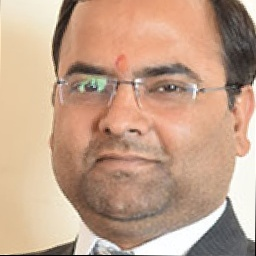
#> input picture media/1.jpg, 256 x 256 px
$ python -i skin.py   (imports and definitions only)
#> lines starting #> are read from the running program, lines starting #| are printed output that depends on the picture; after the words box and inside, x2 and y2 are one past the last pixel; in counts of white or black regions, pixels touching at a corner belong together
import numpy as np
import cv2
from sklearn.cluster import KMeans
from collections import Counter
import imutils
import math
import pprint
from matplotlib import pyplot as plt
from PIL import Image, ImageOps

def extractSkin(image):

  # Taking a copy of the image
    img =  image.copy()
  # Converting from BGR Colours Space to HSV
    img =  cv2.cvtColor(img,cv2.COLOR_BGR2HSV)

  # Defining HSV Threadholds
    lower_threshold = np.array([0, 48, 80], dtype=np.uint8)
    upper_threshold = np.array([20, 255, 255], dtype=np.uint8)

  # Single Channel mask,denoting presence of colours in the about threshold
    skinMask = cv2.inRange(img,lower_threshold,upper_threshold)

  # Cleaning up mask using Gaussian Filter
    skinMask = cv2.GaussianBlur(skinMask,(3,3),0)

  # Extracting skin from the threshold mask
    skin  =  cv2.bitwise_and(img,img,mask=skinMask)

  # Return the Skin image
    return cv2.cvtColor(skin,cv2.COLOR_HSV2BGR)

def removeBlack(estimator_labels, estimator_cluster):

  # Check for black
    hasBlack = False

  # Get the total number of occurance for each color
    occurance_counter = Counter(estimator_labels)


  # Quick lambda function to compare to lists
    compare = lambda x, y: Counter(x) == Counter(y)

  # Loop through the most common occuring color
    for x in occurance_counter.most_common(len(estimator_cluster)):
        color = [int(i) for i in estimator_cluster[x[0]].tolist() ]
        if compare(color , [0,0,0]) == True:
            del occurance_counter[x[0]]
      # remove the cluster
            hasBlack = True
            estimator_cluster = np.delete(estimator_cluster,x[0],0)
            break


    return (occurance_counter,estimator_cluster,hasBlack)

def getColorInformation(estimator_labels, estimator_cluster,hasThresholding=False):

  # Variable to keep count of the occurance of each color predicted
    occurance_counter = None

  # Output list variable to return
    colorInformation = []


  #Check for Black
    hasBlack =False

  # If a mask has be applied, remove th black
    if hasThresholding == True:

        (occurance,cluster,black) = removeBlack(estimator_labels,estimator_cluster)
        occurance_counter =  occurance
        estimator_cluster = cluster
        hasBlack = black

    else:
        occurance_counter = Counter(estimator_labels)

  # Get the total sum of all the predicted occurances
    totalOccurance = sum(occurance_counter.values())


  # Loop through all the predicted colors
    for x in occurance_counter.most_common(len(estimator_cluster)):

        index = (int(x[0]))

    # Quick fix for index out of bound when there is no threshold
        index =  (index-1) if ((hasThresholding & hasBlack)& (int(index) !=0)) else index

    # Get the color number into a list
        color = estimator_cluster[index].tolist()

    # Get the percentage of each color
        color_percentage= (x[1]/totalOccurance)

    #make the dictionay of the information
        colorInfo = {"cluster_index":index , "color": color , "color_percentage" : color_percentage }

    # Add the dictionary to the list
        colorInformation.append(colorInfo)


        return colorInformation

def extractDominantColor(image,number_of_colors=5,hasThresholding=True):

  # Quick Fix Increase cluster counter to neglect the black(Read Article)
    if hasThresholding == True:
        number_of_colors +=1

  # Taking Copy of the image
    img = image.copy()

  # Convert Image into RGB Colours Space
    img = cv2.cvtColor(img,cv2.COLOR_BGR2RGB)

  # Reshape Image
    img = img.reshape((img.shape[0]*img.shape[1]) , 3)

  #Initiate KMeans Object
    estimator = KMeans(n_clusters=number_of_colors, random_state=0)

  # Fit the image
    estimator.fit(img)

  # Get Colour Information
    colorInformation = getColorInformation(estimator.labels_,estimator.cluster_centers_,hasThresholding)
    return colorInformation

def plotColorBar(colorInformation):
  #Create a 500x100 black image
    color_bar = np.zeros((100,500,3), dtype="uint8")

    top_x = 0
    for x in colorInformation:
        bottom_x = top_x + (x["color_percentage"] * color_bar.shape[1])

        color = tuple(map(int,(x['color'])))

        cv2.rectangle(color_bar , (int(top_x),0) , (int(bottom_x),color_bar.shape[0]) ,color , -1)
        top_x = bottom_x
    return color_bar

def prety_print_data(color_info,color_list):
    for x in color_info:
        tlist = []
        temp = str(pprint.pformat(x)).split(":")
        t1 = temp[2].replace("[","")
        t1 = t1.replace("]","")
        t1 = t1.split(",")
        #print(t1[0]+" "+t1[1]+t1[2])
        tlist.append(float(t1[0].replace(" ","")))
        tlist.append(float(t1[1].replace(" ","")))
        tlist.append(float(t1[2].replace(" ","")))
        color_list.append(tlist)
    return color_list

def Skin(image):
#> called with image = '../../media/1.jpg'
    Clusters = [[106.41521431,68.94741393,51.95100356],[197.01916088,144.91564491,119.52954836],[231.93510238,185.26028206,161.16835255],[158.94689506,109.61798286,86.12439095]]
    color_list = []
    image = Image.open(image)
#> image is the input picture: PIL image 256x256 RGB; mean R, G, B 194.9, 161.5, 138.1
    image = np.asarray(image)
    image = cv2.cvtColor(image,cv2.COLOR_BGR2RGB)
#> image: shape (256, 256, 3)
    skin = extractSkin(image)
#> in extractSkin, `img =  cv2.cvtColor(img,cv2.COLOR_BGR2HSV)`: img: shape (256, 256, 3); mean H, S, V 17.9, 75.5, 195.3
#> in extractSkin, `skinMask = cv2.inRange(img,lower_threshold,upper_threshold)`:
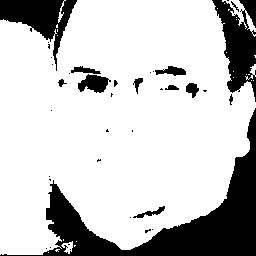
#> skinMask: shape (256, 256); 78.3% white; 38 black regions (25 under 20 px), largest, box (x1, y1, x2, y2) and area: (0, 108, 256, 256) 8483, (212, 0, 256, 102) 2400, (0, 0, 77, 71) 2113
#> in extractSkin, `skinMask = cv2.GaussianBlur(skinMask,(3,3),0)`:
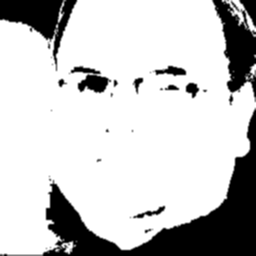
#> skinMask: shape (256, 256); min 0, max 255, mean 199.7
#> in extractSkin, `skin  =  cv2.bitwise_and(img,img,mask=skinMask)`: skin: shape (256, 256, 3); mean H, S, V 10.1, 70.8, 162.1
#> in extractSkin, `return cv2.cvtColor(skin,cv2.COLOR_HSV2BGR)`:
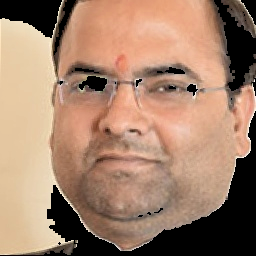
#> returned value: shape (256, 256, 3); mean B, G, R 106.9, 128.9, 162.1
    dominantColors = extractDominantColor(skin,hasThresholding=True)
#> dominantColors = 1 item
    color_list = prety_print_data(dominantColors,color_list)
#> the loop in prety_print_data, `for x in color_info:` made 1 pass
#> after the loop in prety_print_data, `for x in color_info:`: color_list = [[223.2, 168.9, 139]]
#> color_list = [[223.2, 168.9, 139]]
    colour_bar = plotColorBar(dominantColors)
#> the loop in plotColorBar, `for x in colorInformation:` made 1 pass
#> (bottom_x, color, top_x) on pass 1: (154.8, (223, 168, 138), 154.8)
#> after the loop in plotColorBar, `for x in colorInformation:`:
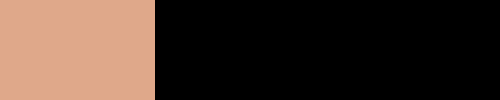
#> color_bar: shape (100, 500, 3); mean of channels 0, 1, 2 69.1, 52.1, 42.8; drawn as R, G, B
    plt.axis("off")
    temp = []
    for c in Clusters:
        distance = math.sqrt(sum([(a - b) ** 2 for a, b in zip(c, color_list[0])]))
        temp.append(distance)
#> this loop made 4 passes
#> distance on passes 1 to 4: 176.6, 40.48, 28.92, 102.2
#> after the loop, temp = [176.6, 40.48, 28.92, 102.2]
    if temp.index(min(temp)) == 0:
        return "Black Brown"
    elif temp.index(min(temp)) == 1:
        return "Olive"
    elif temp.index(min(temp)) == 2:
        return "Fair"
    elif temp.index(min(temp)) == 3:
        return "Brown"

>>> result = Skin('../../media/1.jpg')

$ run again, on media/10.jpg
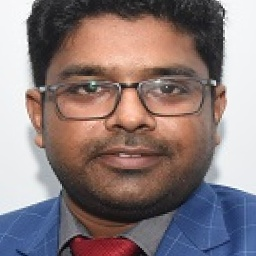
#> input picture media/10.jpg, 256 x 256 px
#> in Skin, image is the input picture: PIL image 256x256 RGB; mean R, G, B 138.4, 122.4, 122.7
#> image: shape (256, 256, 3)
#> in extractSkin, `skinMask = cv2.inRange(img,lower_threshold,upper_threshold)`:
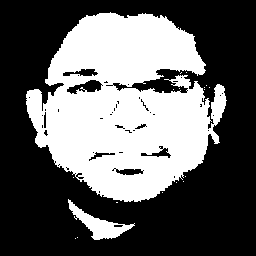
#> skinMask: shape (256, 256); 38.7% white; 18 white regions (16 under 20 px), largest, box (x1, y1, x2, y2) and area: (26, 12, 227, 202) 24526, (68, 199, 135, 240) 846
#> skin: shape (256, 256, 3); mean H, S, V 3.9, 41.5, 64.7
#> dominantColors = 1 item
#> the loop in prety_print_data, `for x in color_info:` made 1 pass
#> after the loop in prety_print_data, `for x in color_info:`: color_list = [[124.8, 89.56, 75.2]]
#> the loop in plotColorBar, `for x in colorInformation:` made 1 pass
#> (bottom_x, color, top_x) on pass 1: (138.5, (124, 89, 75), 138.5)
#> after the loop in plotColorBar, `for x in colorInformation:`:
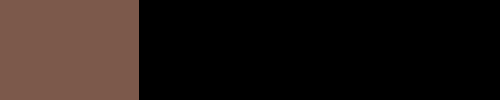
#> color_bar: shape (100, 500, 3); mean of channels 0, 1, 2 34.5, 24.7, 20.9; drawn as R, G, B
#> the loop in Skin, `for c in Clusters:` made 4 passes
#> distance on passes 1 to 4: 36.12, 101.2, 167.4, 41.05
#> after the loop in Skin, `for c in Clusters:`: temp = [36.12, 101.2, 167.4, 41.05]

$ run again, on media/100.jpg
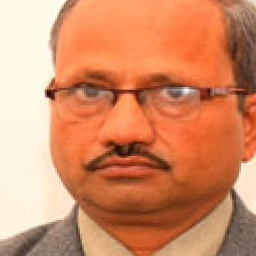
#> input picture media/100.jpg, 256 x 256 px
#> in Skin, image is the input picture: PIL image 256x256 RGB; mean R, G, B 211.6, 140.5, 102.7
#> image: shape (256, 256, 3)
#> in extractSkin, `skinMask = cv2.inRange(img,lower_threshold,upper_threshold)`:
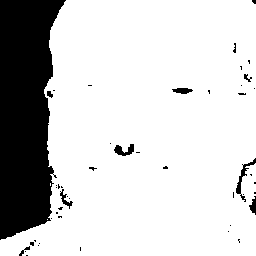
#> skinMask: shape (256, 256); 80.9% white; 48 black regions (39 under 20 px), largest, box (x1, y1, x2, y2) and area: (0, 0, 66, 240) 11702, (236, 158, 256, 202) 174, (114, 144, 134, 156) 135
#> skin: shape (256, 256, 3); mean H, S, V 8.5, 130.7, 167.1
#> dominantColors = 1 item
#> the loop in prety_print_data, `for x in color_info:` made 1 pass
#> after the loop in prety_print_data, `for x in color_info:`: color_list = [[243.9, 144.8, 92.38]]
#> the loop in plotColorBar, `for x in colorInformation:` made 1 pass
#> (bottom_x, color, top_x) on pass 1: (186.4, (243, 144, 92), 186.4)
#> after the loop in plotColorBar, `for x in colorInformation:`:
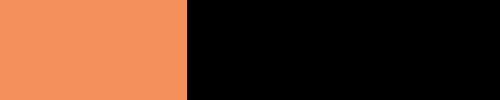
#> color_bar: shape (100, 500, 3); mean of channels 0, 1, 2 90.9, 53.9, 34.4; drawn as R, G, B
#> the loop in Skin, `for c in Clusters:` made 4 passes
#> distance on passes 1 to 4: 162.1, 54.15, 80.67, 92.15
#> after the loop in Skin, `for c in Clusters:`: temp = [162.1, 54.15, 80.67, 92.15]

$ run again, on media/11.jpg
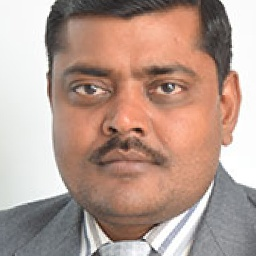
#> input picture media/11.jpg, 256 x 256 px
#> in Skin, image is the input picture: PIL image 256x256 RGB; mean R, G, B 181.8, 155.4, 144
#> image: shape (256, 256, 3)
#> in extractSkin, `skinMask = cv2.inRange(img,lower_threshold,upper_threshold)`:
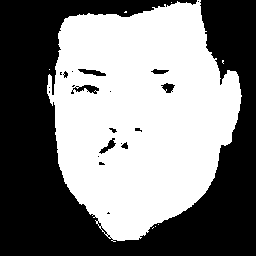
#> skinMask: shape (256, 256); 50.5% white; 21 black regions (12 under 20 px), largest, box (x1, y1, x2, y2) and area: (0, 0, 256, 256) 31831, (71, 85, 99, 94) 131, (78, 69, 106, 76) 107
#> skin: shape (256, 256, 3); mean H, S, V 5, 53.1, 95.8
#> dominantColors = 1 item
#> the loop in prety_print_data, `for x in color_info:` made 1 pass
#> after the loop in prety_print_data, `for x in color_info:`: color_list = [[101.6, 75.31, 63.85]]
#> the loop in plotColorBar, `for x in colorInformation:` made 1 pass
#> (bottom_x, color, top_x) on pass 1: (131.3, (101, 75, 63), 131.3)
#> after the loop in plotColorBar, `for x in colorInformation:`:
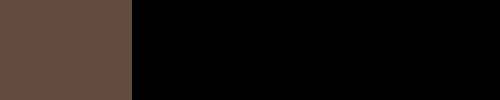
#> color_bar: shape (100, 500, 3); mean of channels 0, 1, 2 26.7, 19.8, 16.6; drawn as R, G, B
#> the loop in Skin, `for c in Clusters:` made 4 passes
#> distance on passes 1 to 4: 14.34, 130.6, 196.4, 70.48
#> after the loop in Skin, `for c in Clusters:`: temp = [14.34, 130.6, 196.4, 70.48]
